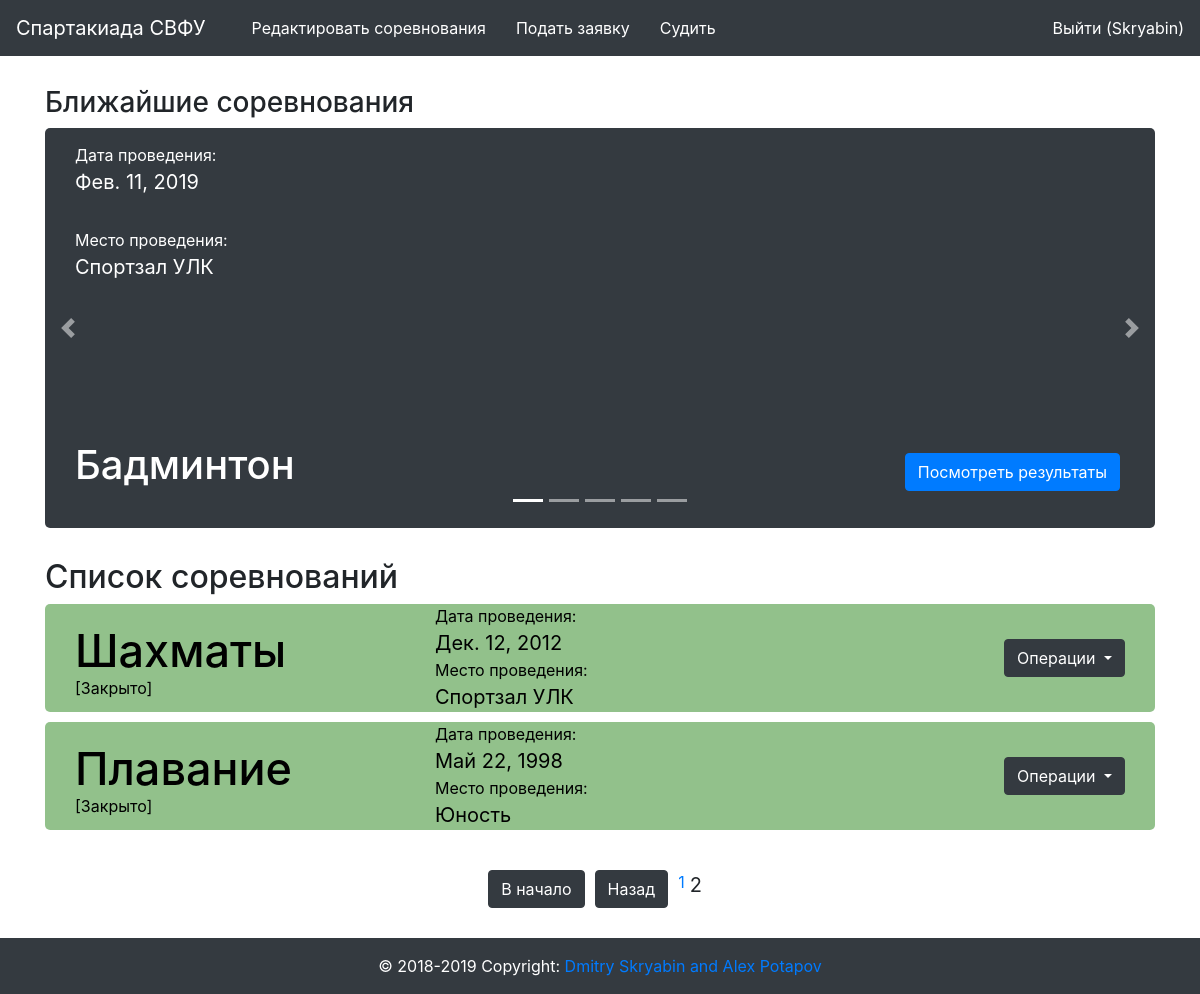
The app's page /?page=2 (signed in) with its own data.
### sport/models.py (models this page shows, shortened)
class Competition(models.Model):
    date = models.DateField(verbose_name = "Дата соревнования", default=datetime.date.today())
    place = models.ForeignKey(Place, verbose_name = "Место проведения", null = True, blank = True, on_delete = models.CASCADE)
    sport = models.ForeignKey(Sport, verbose_name = "Вид Спорта", db_index = True, on_delete = models.CASCADE)
    result = models.BooleanField(verbose_name="Проведено", default = False)

class Place(models.Model):
    name = models.CharField(verbose_name="Название", max_length=200)
    address = models.CharField(verbose_name="Адрес", max_length=300)

class Sport(models.Model):
    type = models.CharField(choices=SportType, verbose_name="Тип спорта", max_length=10)
    name = models.CharField(verbose_name="Вид спорта", max_length=200, db_index=True)
    class Meta:
        ordering = ['name']
        verbose_name = "вид спорта"
        verbose_name_plural = "виды спорта"

### svfusport/views.py (the view)
# urls.py: path('', views.index),
def index(request):
    args={}
    args['date_now'] = date.today()
    data = Competition.objects.all().order_by("-date")
    args['competition_5'] = data[:5]
    paginator = Paginator(data, 5)
    page = request.GET.get('page')
    args['competition'] = paginator.get_page(page)
    return render(request, 'main.html', args)

### templates/main.html (shortened to what this page needs)
{% extends 'index.html' %}
{% block main %}
<div class="row">
  <div class="container-fluid">
    <div class="container competition-slider-container">
      <h3>Ближайшие соревнования</h3>
      <div id="carouselExampleIndicators" class="carousel slide" data-ride="carousel">
        <ol class="carousel-indicators">
          <li data-target="#carouselExampleIndicators" data-slide-to="0" class="active"></li>
          <li data-target="#carouselExampleIndicators" data-slide-to="1"></li>
          <li data-target="#carouselExampleIndicators" data-slide-to="2"></li>
          <li data-target="#carouselExampleIndicators" data-slide-to="3"></li>
          <li data-target="#carouselExampleIndicators" data-slide-to="4"></li>
        </ol>
        <div class="carousel-inner">
          {% for item in competition_5 %}
          <div class="carousel-item" id="active-trigger">
            <div class="container bg-dark competition-slider">
              <div class="col-6">
                <p>Дата проведения: <br><span class="competition-span">{{ item.date }}</span></p>
                <p>Место проведения: <br><span class="competition-span">{{ item.place.name }}</span></p>
                <h3>{{ item.sport.name }}</h3>
              </div>
              <div class="col-6">
                <a href="{% url 'sport:teamresult' item.id %}" class="btn btn-primary competition-slider-info-btn">Посмотреть результаты</a>
              </div>
            </div>
          </div>
          {% endfor %}
        </div>
        <a class="carousel-control-prev" href="#carouselExampleIndicators" role="button" data-slide="prev">
          <span class="carousel-control-prev-icon" aria-hidden="true"></span>
        </a>
        <a class="carousel-control-next" href="#carouselExampleIndicators" role="button" data-slide="next">
          <span class="carousel-control-next-icon" aria-hidden="true"></span>
        </a>
      </div>
    </div>
    <div class="container competition-list-container">
      <h2>Список соревнований</h2>
      {% for item in competition %}
        <div class="container competition-container-main">
          <div class="col-4">
            <h3>{{ item.sport.name }}</h3>
            {% if item.result %}
              <p class="result_yes" style="margin-top: -30px;
              ">[Закрыто]</p>
            {% elif item.date < date_now and not item.result %}
              <p class="result_failed" style="margin-top: -30px;
              ">[Провалено]</p>
            {% else %}
              <p class="result_no" style="margin-top: -30px;
              ">[Открыто]</p>
            {% endif %}
          </div>
          <div class="col-4">
            <p>Дата проведения: <br><span class="competition-span">{{ item.date }}</span></p>
            <p>Место проведения: <br><span class="competition-span">{{ item.place.name }}</span></p>
          </div>
          <div class="col-4">
            {% if user.is_authenticated %}
            <div class="dropdown">
              <button class="btn btn-dark dropdown-toggle competition-btn" type="button" id="dropdownMenuButton" data-toggle="dropdown" aria-haspopup="true" aria-expanded="false">
                Операции
              </button>
            </div>
            {% else %}
            <a href="{% url 'sport:teamresult' item.id %}"><button type="button" name="button" class="btn btn-dark competition-btn">Посмотреть результаты</button></a>
            {% endif %}
          </div>
        </div>
      {% endfor %}
    </div>
      <div class="pagination container">
          <div class="col-2">
          </div>
          <div class="col-8 d-flex flex-row justify-content-center">
            {% if competition.has_previous %}
              <a class="btn btn-dark" href="?page=1">В начало</a>
              <a class="btn btn-dark" href="?page={{ competition.previous_page_number }}">Назад</a>
            {% endif %}
            {% for num in competition.paginator.page_range %}
              {% if competition.number == num %}
              <span class="pagination-current">{{ num }}</span>
              {% elif num > competition.number|add:'-3' and num < competition.number|add:'3' %}
              <a class="" href="?page={{ num }}">{{ num }}</a>
              {% endif %}
            {% endfor %}
          </div>
          <div class="col-2">
          </div>
    </div>
  </div>
</div>
{% endblock %}

### templates/header.html (shortened to what this page needs)
<nav class="navbar navbar-expand-sm bg-dark navbar-dark">
  <a class="navbar-brand" href="/">Спартакиада СВФУ</a>
  {% if user.is_authenticated %}
  <ul class="navbar-nav">
    <li class="nav-item acive"><a href="{% url 'sport:competition' %}" style="color: white; text-decoration: none;">Редактировать соревнования</a></li>
    <li class="nav-item acive"><a href="{% url 'sport:team_table' %}" style="color: white; text-decoration: none;">Подать заявку</a></li>
    <li class="nav-item acive"><a href="{% url 'sport:teamResultCreate' %}" style="color: white; text-decoration: none;">Судить</a></li>
  </ul>
  {% endif %}
  <div id="my-nav" class="collapse navbar-collapse justify-content-end">
    <ul class="navbar-nav">
      {% if user.is_authenticated %}
      <li class="nav-item acive"> <a href="/auth/logout" style="color: white; text-decoration: none;">Выйти ({{ user.username }})</a> </li>
      {% else %}
      <li> <a href="/auth/login" style="color: white; text-decoration: none;">Войти</a> </li>
      {% endif %}
    </ul>
  </div>
</nav>

### static0/css/style/style.css (style rules this page uses)
.nav-item { padding-left: 30px; }
.competition-slider-container { margin-top: 30px; }
.competition-slider { height: 400px; width: 100%; border-radius: 5px; display: flex; }
.carousel-control-next { margin-right: -60px; }
.carousel-control-prev { margin-left: -60px; }
.competition-slider h3 { color: #fff; font-size: 40px; padding-top: 143px; }
.competition-slider p { color: #fff; padding-top: 15px; padding-right: 20px; }
.competition-slider-info-btn { float: right; margin-right: 5px; margin-bottom: 40px; margin-top: 325px; }
.competition-list-container { margin-top: 30px; }
.competition-container-main { background:#D3D5DE; color: #000; border-radius: 5px; display: flex; margin-bottom: 10px; }
.competition-container-main h3 { padding-top: 20px; font-size: 45px; padding-bottom: 20px; color: black; }
.competition-container-main p { margin-bottom: 0px; }
.competition-span { font-size: 20px; }
.competition-btn { float: right; margin-top: 35px; }
.pagination { padding-top: 30px; padding-bottom: 30px; }
.pagination a { margin-left: 5px; margin-right: 5px; }
.pagination-current { font-size: 20px; }

### records on screen
Competition: date "Фев. 11, 2019", place.name "Спортзал УЛК", sport.name "Бадминтон"
Competition: sport.name "Шахматы", result "[Закрыто]", date "Дек. 12, 2012", place.name "Спортзал УЛК"
Competition: sport.name "Плавание", result "[Закрыто]", date "Май 22, 1998", place.name "Юность"

### other values on screen
{{ user.username }} "Skryabin"
{{ num }} "1"
{{ num }} "2"
